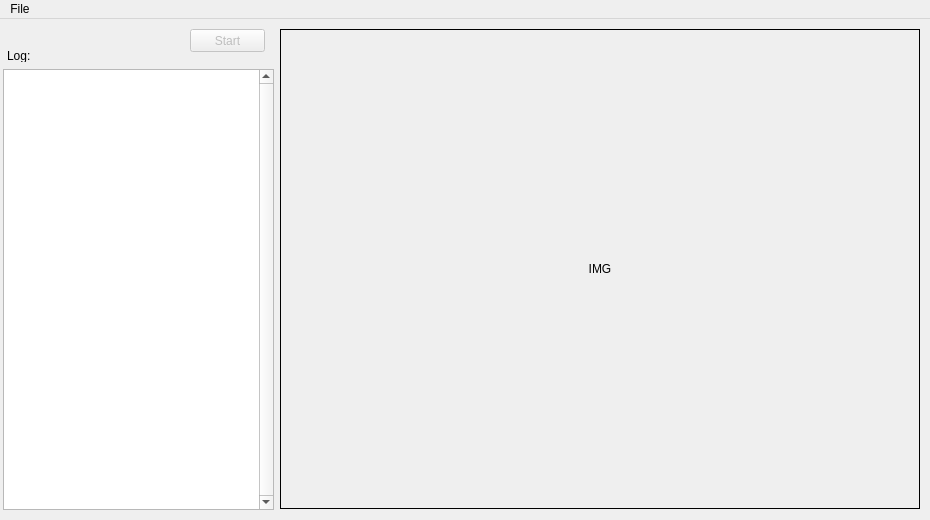
<?xml version="1.0" encoding="UTF-8"?>
<ui version="4.0">
 <class>MainWindow</class>
 <widget class="QMainWindow" name="MainWindow">
  <property name="geometry">
   <rect>
    <x>0</x>
    <y>0</y>
    <width>930</width>
    <height>520</height>
   </rect>
  </property>
  <property name="minimumSize">
   <size>
    <width>930</width>
    <height>520</height>
   </size>
  </property>
  <property name="maximumSize">
   <size>
    <width>930</width>
    <height>520</height>
   </size>
  </property>
  <property name="windowTitle">
   <string>MainWindow</string>
  </property>
  <widget class="QWidget" name="centralWidget">
   <widget class="QPlainTextEdit" name="logger">
    <property name="geometry">
     <rect>
      <x>3</x>
      <y>50</y>
      <width>271</width>
      <height>441</height>
     </rect>
    </property>
    <property name="verticalScrollBarPolicy">
     <enum>Qt::ScrollBarAlwaysOn</enum>
    </property>
    <property name="horizontalScrollBarPolicy">
     <enum>Qt::ScrollBarAlwaysOff</enum>
    </property>
    <property name="readOnly">
     <bool>true</bool>
    </property>
    <property name="plainText">
     <string/>
    </property>
   </widget>
   <widget class="QLabel" name="label">
    <property name="geometry">
     <rect>
      <x>7</x>
      <y>30</y>
      <width>46</width>
      <height>13</height>
     </rect>
    </property>
    <property name="text">
     <string>Log:</string>
    </property>
   </widget>
   <widget class="QLabel" name="screen">
    <property name="geometry">
     <rect>
      <x>280</x>
      <y>10</y>
      <width>640</width>
      <height>480</height>
     </rect>
    </property>
    <property name="frameShape">
     <enum>QFrame::Box</enum>
    </property>
    <property name="text">
     <string>IMG</string>
    </property>
    <property name="alignment">
     <set>Qt::AlignCenter</set>
    </property>
   </widget>
   <widget class="QPushButton" name="start_buttom">
    <property name="enabled">
     <bool>false</bool>
    </property>
    <property name="geometry">
     <rect>
      <x>190</x>
      <y>10</y>
      <width>75</width>
      <height>23</height>
     </rect>
    </property>
    <property name="text">
     <string>Start</string>
    </property>
    <property name="checkable">
     <bool>false</bool>
    </property>
   </widget>
  </widget>
  <widget class="QMenuBar" name="menuBar">
   <property name="geometry">
    <rect>
     <x>0</x>
     <y>0</y>
     <width>930</width>
     <height>21</height>
    </rect>
   </property>
   <widget class="QMenu" name="menuFile">
    <property name="title">
     <string>File</string>
    </property>
    <addaction name="actionConnect_Kinect"/>
    <addaction name="actionDisconnect_Kinect"/>
   </widget>
   <addaction name="menuFile"/>
  </widget>
  <action name="actionConnect_Kinect">
   <property name="text">
    <string>Connect Kinect</string>
   </property>
  </action>
  <action name="actionDisconnect_Kinect">
   <property name="text">
    <string>Disconnect Kinect</string>
   </property>
  </action>
 </widget>
 <layoutdefault spacing="6" margin="11"/>
 <resources/>
 <connections/>
</ui>
